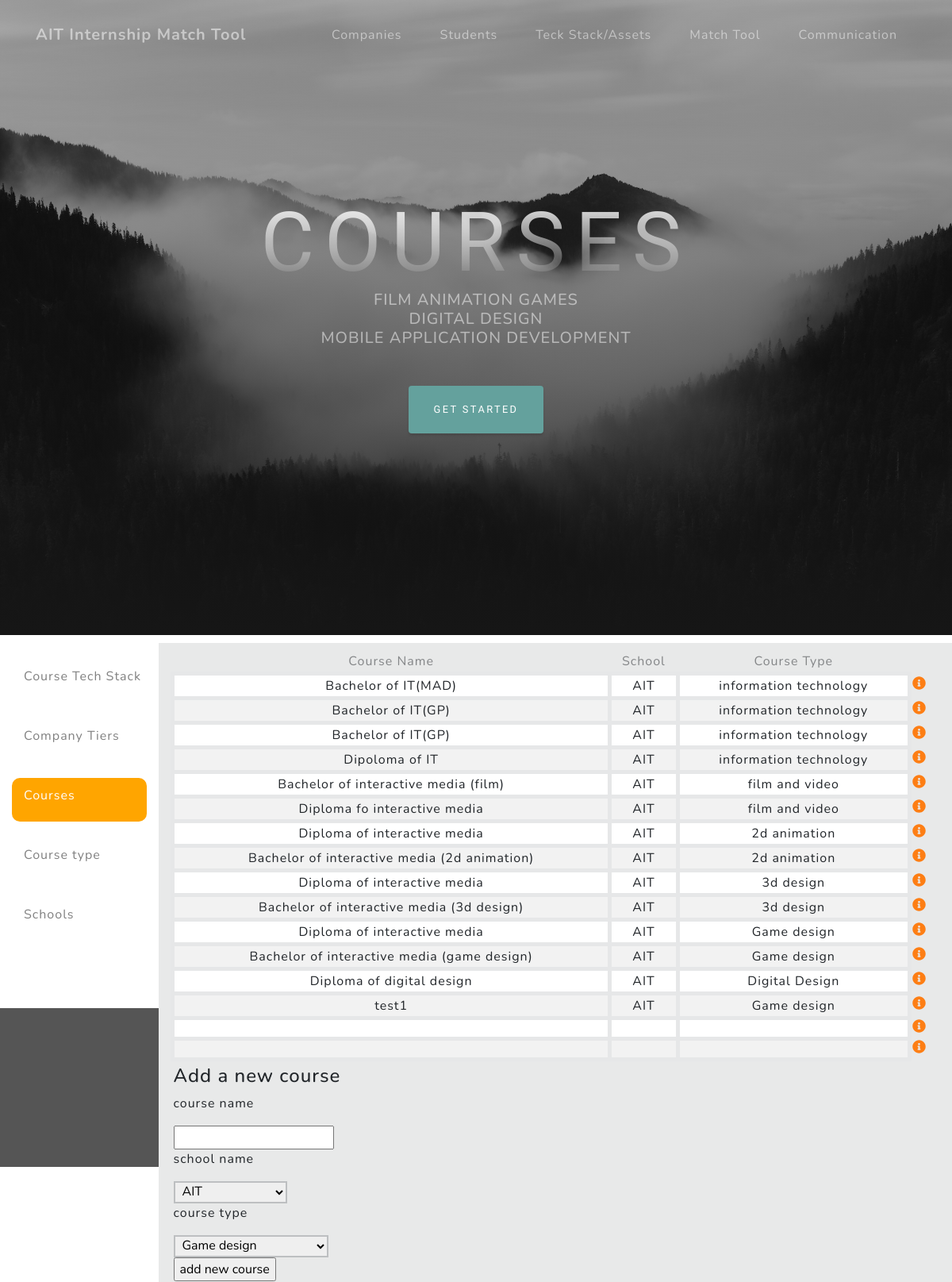
The page /Enrollments_courses.php on the database its author committed.
### tables this page shows
CREATE TABLE `courses` (
  `courseId` int(11) NOT NULL,
  `courseName` varchar(300) NOT NULL,
  `schoolName` varchar(300) DEFAULT NULL,
  `courseType` varchar(300) NOT NULL
);

### Enrollments_courses.php (the view, shortened to what this page needs)
<?php
if (session_id() == '' || !isset($_SESSION)) {
    $servername = "localhost";
$username = "root";
$password = "";
$dbname = "internshipdatabase";
    try{
    $conn = new mysqli($servername, $username, $password, $dbname);
$sql = "SELECT company_id,company_name,contact_person,website,description,tier_rate,notes,TypeOfCompany FROM company";
}
    catch(PDOException $e){
    echo $sql . "<br>" . $e->getMessage();
}
}
 else {
    echo "0 results";
}
?>
<!DOCTYPE html>
<html lang="en">
<head>
  <link rel="stylesheet" href="https://maxcdn.bootstrapcdn.com/bootstrap/4.3.1/css/bootstrap.min.css">
  <link rel="stylesheet" type="text/css" href="Styles.css">
  <link href="vendor/bootstrap/css/bootstrap.min.css" rel="stylesheet">
  <link href="vendor/fontawesome-free/css/all.min.css" rel="stylesheet">
  <link href="css/grayscale.min.css" rel="stylesheet">
</head>
<body>
<?php include('navigation.php'); ?>
    <header class="masthead">
    <div class="container d-flex h-100 align-items-center">
      <div class="mx-auto text-center">
        <h1 class="mx-auto my-0 text-uppercase">Courses</h1>
        <h2 class="text-white-50 mx-auto mt-2 mb-5">FILM ANIMATION GAMES<br>DIGITAL DESIGN <br>MOBILE APPLICATION DEVELOPMENT</h2>
        <a href="#about" class="btn btn-primary js-scroll-trigger">Get Started</a>
      </div>
    </div>
  </header>
<div class="container-fluid text-center">
  <div class="row content">
       <div class="col-sm-2 sidenav">
      <a class="text" href="Enrollments.php">
        <div class="well2" >
     <p class="t2">Course Tech Stack</p>
      </div>
       </a>
        <a class="text" href="Enrollments_comp.php">
                    <div class="well2">
                        <p class="t2">Company Tiers </p>
                    </div>
                </a>
        <a class="text" href="Enrollments_courses.php">
                    <div class="well1" >
                        <p class="t2">Courses</p>
                    </div>
                </a>
         <a class="text" href="Enrollments_course_type.php">
                    <div class="well2" >
                        <p class="t2">Course type</p>
                    </div>
                </a>
         <a class="text" href="Enrollments_schools.php">
                    <div class="well2" >
                        <p class="t2">Schools</p>
                    </div>
                </a>
    </div>
    <div class="col-sm-10 text-left content">
       <table id="myTable" style="width:100%">
                    <tr class="rowhead">
                        <th class="colhead">Course Name</th>
<th class="colhead">School</th>
 <th class="colhead">Course Type</th>
                        <th class="colhead"></th>
                    </tr>
                  <?php
    $sql = "SELECT *FROM courses";
$result = $conn->query($sql);
    while($row = $result->fetch_assoc()) {
         ?>
                    <tr  class="info-row">
                        <td class="colhead1"><?php echo $row["courseName"];?>
                        </td>
                        <td class="colhead1">
                            <?php echo $row["schoolName"];?></td>
                        <td class="colhead1">
                            <?php echo $row["courseType"];?></td>
                        <td>
                            <form action="Companies_details_ap.php" method=post>
                                <input type="image" src=".\images\info-circle-solid.svg" alt="submit" fill="orange" value="More details" width="17" height="17">
                            </form>
                        </td>
                    </tr>
                    <?php } ?>
           <tr>
           <td>
               <h4>Add a new course</h4>
               <form action="Enrollments_add_course_ap.php" method=post>
                               <p>course name</p>
                                <input type="Text" name="NewCourse" >
                   <p>school name</p>
                    <?php
echo "<select  id='mySelect' name='SchoolName'>";
    $sql = "SELECT * FROM schools";
$result = $conn->query($sql);
    while($row = $result->fetch_assoc()) {
    echo "<option value='" . $row['schoolName'] . "'>" . $row['schoolName'] . "</option>";
}
echo "</select>";
         ?>
                    <p>course type</p>
                     <?php
echo "<select  id='mySelect' name='CourseType'>";
    $sql = "SELECT * FROM coursetypes";
$result = $conn->query($sql);
    while($row = $result->fetch_assoc()) {
    echo "<option value='" . $row['courseType'] . "'>" . $row['courseType'] . "</option>";
}
echo "</select>";
         ?>
                   <br>
                                <input type="submit" alt="submit" fill="orange" value="add new course" width="20" height="20">
                            </form>
               </td>
                <td>
               </td>
           </tr>
                </table>
    </div>
  </div>
</div>
 <footer id="sticky-footer" class="footer12">
    <div class="container text-center">
     <P>By Pedro Ferraz 6008 and Jayme Schmid 6290</P>
    </div>
  </footer>
</body>
</html>

### Styles.css (style rules this page uses)
body { font-size: 14px; }
.row.content { height: 450px }
.sidenav { padding-top: 20px; background-color: #f1f1f1; height: 100%; }
footer { background-color: #555; color: white; padding: 15px; }
.footer12 { margin-top: 10px; }
.t2 { padding-top: 5px; padding-left: 10px; }
.well1 { min-height:18px; padding:5px; margin-bottom:20px; text-align:left; background-color:orange; border-radius:10px; color: white; }
.well2 { min-height:18px; padding:5px; margin-bottom:20px; text-align:left; background-color:white; border-radius:10px; color: grey; }
.colhead { text-align: center; color: #848688; font-weight: normal; }
#myInput, #myInput1, #mySelect1, #mySelect { border-style: solid; border-color: #BDBFC1; border-width: 2px; padding-left: 5px; }
.colhead1, .colhead2 { text-align: center; border-style: solid; border-color: #E6E7E8; border-width: 5px; }
tr:nth-child(even) .colhead1 { background-color: white; }
tr:nth-child(odd) .colhead1 { background-color: #f2f2f2; }
.content { background-color: #e8e9e9; margin-top: 10px; }
.sidenav { background-color: white; }
.text { color: grey; }
h4 { padding-top:3px; }

### rows shown on the page
courses: courseName "Bachelor of IT(MAD)", schoolName "AIT", courseType "information technology"
courses: courseName "Bachelor of IT(GP)", schoolName "AIT", courseType "information technology"
courses: courseName "Bachelor of IT(GP)", schoolName "AIT", courseType "information technology"
courses: courseName "Dipoloma of IT", schoolName "AIT", courseType "information technology"
courses: courseName "Bachelor of interactive media (film)", schoolName "AIT", courseType "film and video"
courses: courseName "Diploma fo interactive media", schoolName "AIT", courseType "film and video"
courses: courseName "Diploma of interactive media", schoolName "AIT", courseType "2d animation"
courses: courseName "Bachelor of interactive media (2d animation)", schoolName "AIT", courseType "2d animation"
courses: courseName "Diploma of interactive media", schoolName "AIT", courseType "3d design"
courses: courseName "Bachelor of interactive media (3d design)", schoolName "AIT", courseType "3d design"
courses: courseName "Diploma of interactive media", schoolName "AIT", courseType "Game design"
courses: courseName "Bachelor of interactive media (game design)", schoolName "AIT", courseType "Game design"
courses: courseName "Diploma of digital design", schoolName "AIT", courseType "Digital Design"
courses: courseName "test1", schoolName "AIT", courseType "Game design"

### other values the page prints
form field SchoolName "AIT"
form field CourseType "Game design"
